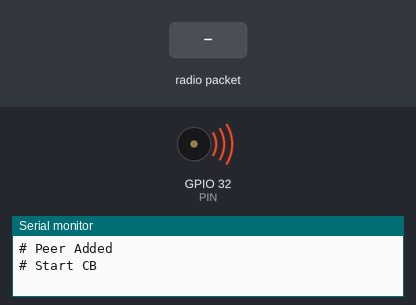
The program below on a simulated ESP32. Parts: buzzer (waves = sounding), the last lines printed to the serial monitor. Inputs (shaded band) come from the test bench.

Above: at 5.29 s.
5.6 s: radio packet "1" arrives
At 7.75 s:
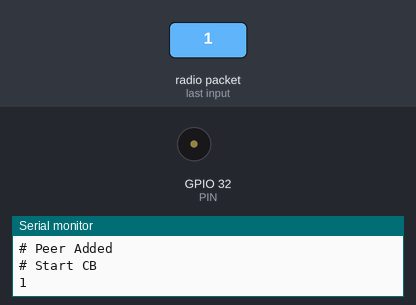
Timing chart, 0 to 14.6 s (numbered marks = the images above; inputs shaded):
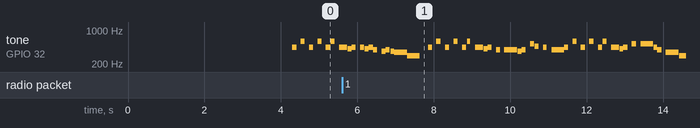

Measured:
- by itself, tone on GPIO 32 (PIN): plays 415 Hz for 0.10 s, 440 Hz for 0.11 s, 440 Hz for 0.11 s, 415 Hz for 0.10 s, 440 Hz for 0.11 s, 392 Hz for 0.10 s … (43 notes in this stretch)

The program:

main.cpp
```cpp
#include <Arduino.h>
// Libraries
#include <WiFi.h>
#include <esp_now.h>
#include <esp_wifi.h>
#include <string>
#include <vector>
#define PIN 32
TaskHandle_t MusicTaskHandle = NULL;
struct Note {
  int frequency;
  int durationMs;
  int postDelayMs; // Rest period after the note plays
};

const Note song[] = {
    {440, 110, 110}, {587, 110, 110}, {440, 110, 110}, {587, 110, 110},
    {440, 120, 10},  {587, 100, 120}, {440, 210, 10},  {415, 100, 0},
    {440, 110, 110}, {440, 110, 20},  {415, 100, 0},   {440, 110, 10},
    {392, 100, 120}, {370, 100, 0},   {392, 110, 20},  {370, 90, 0},
    {349, 340, 10},  {294, 320, 220}, {440, 110, 110}, {587, 110, 120},
    {440, 110, 110}, {587, 110, 110}, {440, 110, 20},  {587, 90, 130},
    {440, 210, 10},  {415, 100, 0},   {440, 110, 110}, {392, 110, 110},
    {392, 330, 20},  {370, 100, 0},   {392, 110, 110}, {523, 110, 10},
    {466, 100, 130}, {440, 90, 130},  {392, 320, 0},   {440, 110, 110},
    {587, 110, 110}, {440, 110, 110}, {587, 110, 120}, {440, 110, 10},
    {587, 100, 120}, {440, 210, 20},  {415, 90, 0},    {440, 110, 110},
    {523, 120, 110}, {523, 330, 10},  {440, 100, 0},   {392, 110, 110},
    {349, 340, 10},  {294, 320, 220}, {294, 280, 0},   {277, 60, 10},
    {294, 40, 0},    {330, 50, 10}};
const int totalNotes = sizeof(song) / sizeof(Note);
void MusicTaskCode(void *pvParameters) {
  (void)pvParameters;

  for (;;) {
    for (int i = 0; i < totalNotes; i++) {
      // Play the tone
      tone(PIN, song[i].frequency);
      vTaskDelay(pdMS_TO_TICKS(song[i].durationMs));

      // Stop the tone
      noTone(PIN);

      // Execute post-note rest interval if one is specified
      if (song[i].postDelayMs > 0) {
        vTaskDelay(pdMS_TO_TICKS(song[i].postDelayMs));
      }
    }

    // Pause 3 seconds before repeating the song loop
    vTaskDelay(pdMS_TO_TICKS(3000));
  }
}
// Command string to se nd to the flight computer (Initiator)
String cmd;

// The MAC ADDRESS of Initiator (Flight Computer)
uint8_t MAC[] = {0x68, 0x09, 0x47, 0x9C, 0xA7, 0xC0};

void onDataRecv(const uint8_t *mac_addr, const uint8_t *incomingData, int len) {
  // Local buffer with room for a null terminator to prevent crashes
  char tempBuffer[251];
  int copyLen = (len > 250) ? 250 : len;
  memcpy(tempBuffer, incomingData, copyLen);
  tempBuffer[copyLen] = '\0'; // Force null-termination

  // Use Serial.print instead of println because the CSV string already ends
  // with '\n'
  static const std::string confirm = "AT\n";
  esp_now_send(MAC, (uint8_t *)confirm.c_str(), confirm.length() + 1);

  Serial.print(tempBuffer);
}

void setup() {
  Serial.begin(115200);
  delay(1000);

  WiFi.mode(WIFI_STA);
  WiFi.disconnect();
  delay(1000);

  // Activate Long Range mode
  esp_wifi_set_protocol(WIFI_IF_STA, WIFI_PROTOCOL_LR);

  const int chan = 4;
  ESP_ERROR_CHECK(esp_wifi_set_channel(chan, WIFI_SECOND_CHAN_NONE));

  if (esp_now_init() != ESP_OK) {
    ESP.restart();
    return;
  }

  esp_now_peer_info_t peerInfo = {};
  peerInfo.channel = chan;
  peerInfo.ifidx = WIFI_IF_STA;
  peerInfo.encrypt = false;
  memcpy(peerInfo.peer_addr, MAC, 6);

  if (esp_now_add_peer(&peerInfo) == ESP_OK) {
    Serial.printf("# Peer Added\r\n");
  } else {
    Serial.printf("# Unable to add peer\r\n");
  }

  delay(300);
  Serial.println("# Start CB");
  delay(2000);

  // Listen for incoming telemetry packets in the background
  esp_now_register_recv_cb(onDataRecv);
  ledcSetup(6, 2000, 8);
  ledcAttachPin(PIN, 6);

  xTaskCreatePinnedToCore(MusicTaskCode, "MusicTask", 4000, NULL, 1,
                          &MusicTaskHandle, 1);
}

void loop() {
  // Read command from Serial Monitor / Python backend and send to Flight
  // Computer
  if (Serial.available()) {
    cmd = Serial.readStringUntil('\n');

    cmd.trim();

    if (cmd.length() > 0) {
      esp_now_send(MAC, (uint8_t *)cmd.c_str(), cmd.length() + 1);
    }
  }
}
```
